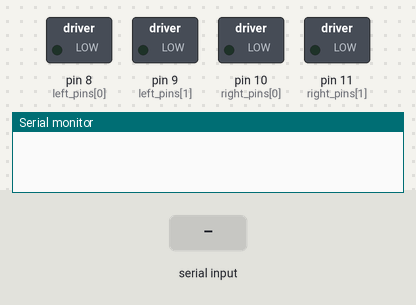
A sketch run on a simulated Arduino Uno, built with avr-gcc and run on an emulated ATmega328P. Parts: switched loads named in the sketch (green lamp = pin HIGH), the last lines printed to the serial monitor. Inputs (shaded band) come from the test bench.

Above: at 1.2 s.
1.3 s: "F" received over Serial
At 2.8 s:
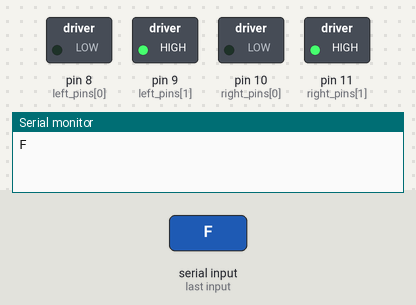
3.5 s: "B" received over Serial
5.5 s: "L" received over Serial
Timing chart, 0 to 8.5 s (numbered marks = the images above; inputs shaded):
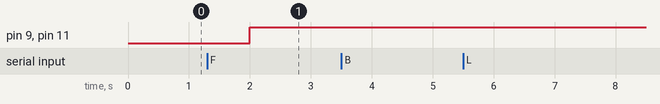

The sketch:

MotorController.ino
```cpp
char t;

int left_pins[] = {8, 9};
int right_pins[] = {10, 11};

void setup() {
pinMode(left_pins[0],OUTPUT); //left motors forward
pinMode(left_pins[1],OUTPUT); //left motors back
pinMode(right_pins[0],OUTPUT); //right motor forward
pinMode(right_pins[1],OUTPUT); //right motor back
Serial.begin(9600);
}

 void loop()
 {
if(Serial.available())
{
 t = Serial.read();
Serial.println(t);
}

if(t == 'F')
 {
digitalWrite(right_pins[1],HIGH);
digitalWrite(left_pins[1],HIGH);
 }

if(t == 'B')
 {
digitalWrite(right_pins[0],LOW);
digitalWrite(left_pins[0],LOW);
 }

if(t == 'L')
 {
digitalWrite(right_pins[1],HIGH);

 }

if(t == 'R')
 {

digitalWrite(left_pins[1],HIGH);
 }
if(t == 'S')
 {
digitalWrite(right_pins[1],LOW);
digitalWrite(left_pins[1],LOW);
digitalWrite(right_pins[0],LOW);
digitalWrite(left_pins[0],LOW);

 }

delay(2000);

 }
```

Measured:
- after the input at 1.3 s, pin 9 (left_pins[1]), pin 11 (right_pins[1]): LOW → HIGH after 0.70 s
